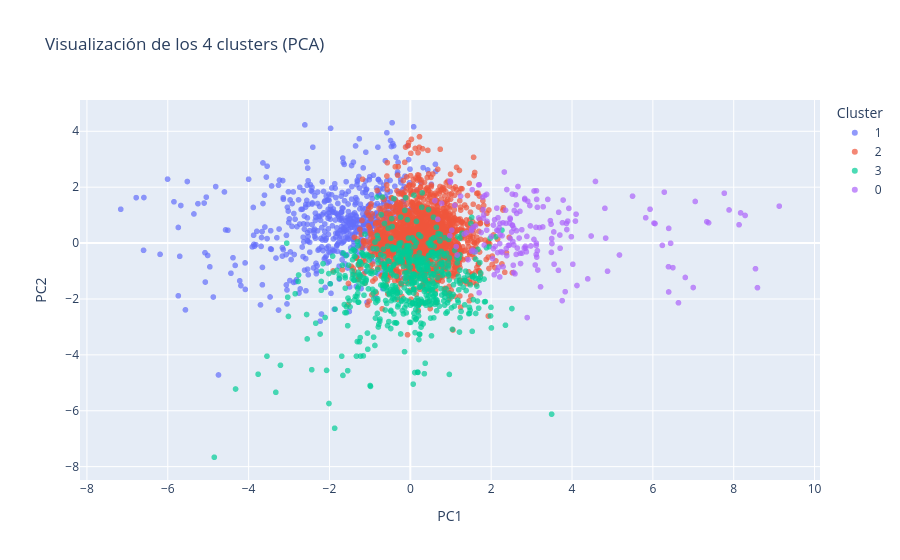

The notebook cell saved with this chart:
### Code cell
from sklearn.preprocessing import StandardScaler
from sklearn.cluster import KMeans
from sklearn.decomposition import PCA
from sklearn.metrics import silhouette_score
import numpy as np
import plotly.express as px

features = ['Q1_total', 'Q2_total', 'Q3_total', 'Q4_total', 'precio medio total',
            'precio_cv', 'primer_descuento', 'ticket_medio', 'ventas_cv',
            'porcentaje_findes', 'porcentaje_festivos', 'regionalidad']

df_cluster = df_final_item_region.copy()
X = df_cluster[[c for c in features if c in df_cluster.columns]].copy()

for col in ['Q1_total', 'Q2_total', 'Q3_total', 'Q4_total', 'ticket_medio']:
    if col in X.columns:
        X[col] = np.log1p(X[col])

scaler = StandardScaler()
X_scaled = scaler.fit_transform(X)

kmeans_4 = KMeans(n_clusters=4, random_state=42, n_init=20)
labels_4 = kmeans_4.fit_predict(X_scaled)
df_cluster['cluster'] = labels_4

sil_score = silhouette_score(X_scaled, labels_4)
print(f"Silhouette score con 4 clusters: {sil_score:.4f}")
print("\nTamaño de cada cluster:")
print(df_cluster['cluster'].value_counts().sort_index())

resumen_clusters = df_cluster.groupby('cluster')[features].mean().round(2)
print("\nResumen de medias por cluster:")
display(resumen_clusters)

centroides_scaled = kmeans_4.cluster_centers_
centroides_df = pd.DataFrame(scaler.inverse_transform(centroides_scaled), columns=X.columns)
for col in ['Q1_total', 'Q2_total', 'Q3_total', 'Q4_total', 'ticket_medio']:
    if col in centroides_df.columns:
        centroides_df[col] = np.expm1(centroides_df[col])
print("\nCentroides aproximados en escala original:")
display(centroides_df.round(2))

# apra poder pitnarlo hacemos pca para no tener q ver las 12 dimensiones, y luego hacemos un scatter plot con plotly para ver como quedan los clusters
pca = PCA(n_components=2, random_state=42)
X_pca = pca.fit_transform(X_scaled)
df_pca = pd.DataFrame(X_pca, columns=['PC1', 'PC2'])
df_pca['cluster'] = labels_4.astype(str)
if 'item' in df_cluster.columns:
    df_pca['item'] = df_cluster['item'].values

fig = px.scatter(df_pca, x='PC1', y='PC2', color='cluster',
                 hover_data=['item'] if 'item' in df_pca.columns else None,
                 title='Visualización de los 4 clusters (PCA)',
                 labels={'cluster': 'Cluster'},
                 opacity=0.7)
fig.show()

### Figure 1 — Plotly figure (JSON) as saved in the notebook; plotly's stock layout.template omitted (floating-point values rounded to 4 significant figures; data arrays with more than 128 entries replaced by an {"elided": "..."} marker saying what was removed)
{"data": [{"customdata": {"elided": "615x1 str values"}, "hovertemplate": "Cluster=1<br>PC1=%{x}<br>PC2=%{y}<br>item=%{customdata[0]}<extra></extra>", "legendgroup": "1", "marker": {"color": "#636efa", "opacity": 0.7, "symbol": "circle"}, "mode": "markers", "name": "1", "showlegend": true, "type": "scattergl", "x": {"elided": "615 float values"}, "xaxis": "x", "y": {"elided": "615 float values"}, "yaxis": "y"}, {"customdata": {"elided": "1649x1 str values"}, "hovertemplate": "Cluster=2<br>PC1=%{x}<br>PC2=%{y}<br>item=%{customdata[0]}<extra></extra>", "legendgroup": "2", "marker": {"color": "#EF553B", "opacity": 0.7, "symbol": "circle"}, "mode": "markers", "name": "2", "showlegend": true, "type": "scattergl", "x": {"elided": "1649 float values"}, "xaxis": "x", "y": {"elided": "1649 float values"}, "yaxis": "y"}, {"customdata": {"elided": "602x1 str values"}, "hovertemplate": "Cluster=3<br>PC1=%{x}<br>PC2=%{y}<br>item=%{customdata[0]}<extra></extra>", "legendgroup": "3", "marker": {"color": "#00cc96", "opacity": 0.7, "symbol": "circle"}, "mode": "markers", "name": "3", "showlegend": true, "type": "scattergl", "x": {"elided": "602 float values"}, "xaxis": "x", "y": {"elided": "602 float values"}, "yaxis": "y"}, {"customdata": {"elided": "183x1 str values"}, "hovertemplate": "Cluster=0<br>PC1=%{x}<br>PC2=%{y}<br>item=%{customdata[0]}<extra></extra>", "legendgroup": "0", "marker": {"color": "#ab63fa", "opacity": 0.7, "symbol": "circle"}, "mode": "markers", "name": "0", "showlegend": true, "type": "scattergl", "x": {"elided": "183 float values"}, "xaxis": "x", "y": {"elided": "183 float values"}, "yaxis": "y"}], "layout": {"legend": {"title": {"text": "Cluster"}, "tracegroupgap": 0}, "title": {"text": "Visualización de los 4 clusters (PCA)"}, "xaxis": {"anchor": "y", "domain": [0, 1], "title": {"text": "PC1"}}, "yaxis": {"anchor": "x", "domain": [0, 1], "title": {"text": "PC2"}}}}
